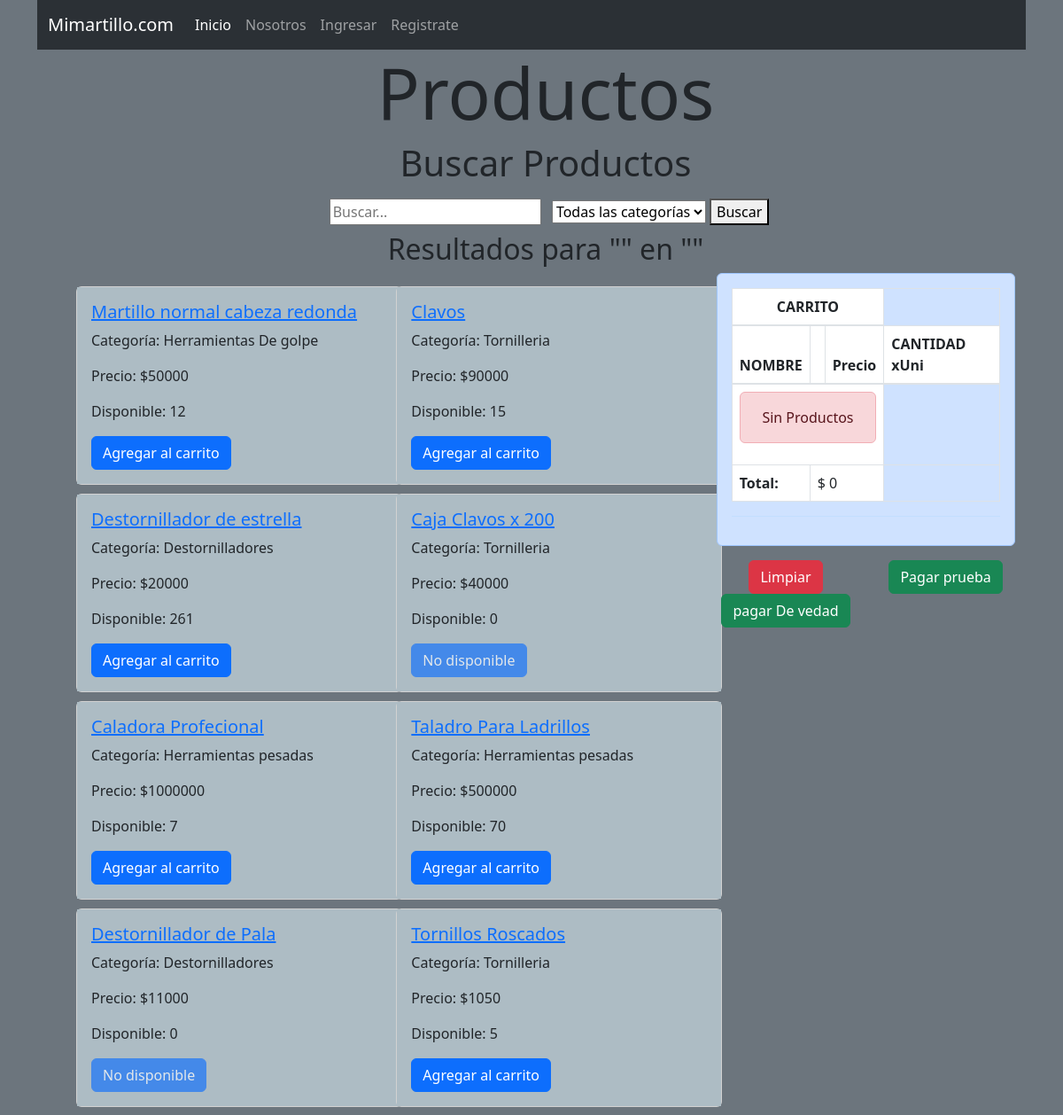
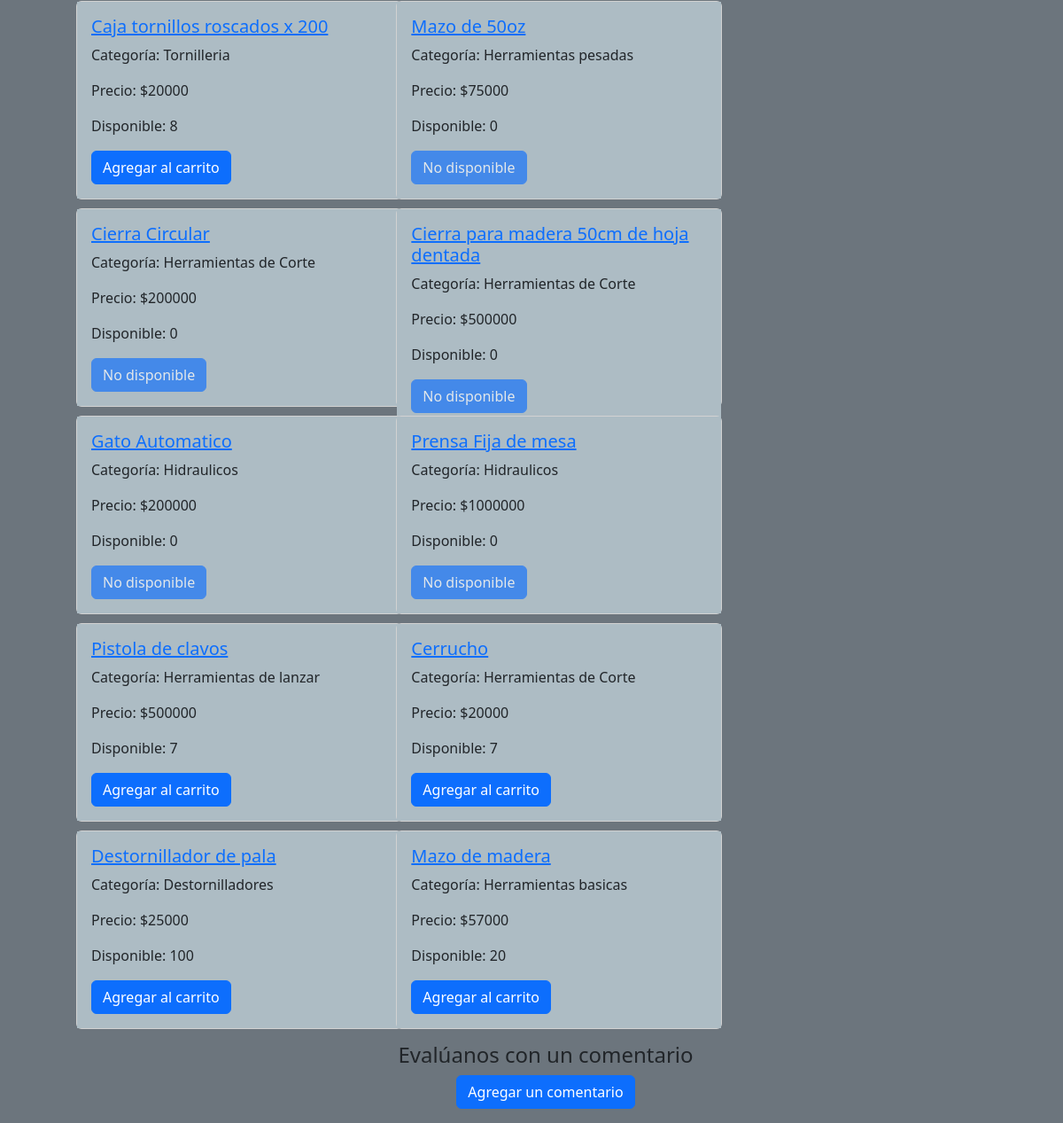
Screenshot of /CarritoApp/ with the database file from the repository (2 pictures, top to bottom).
### CarritoApp/models.py (models this page shows, shortened)
class Producto(models.Model):
    id = models.AutoField(primary_key=True)
    nombre = models.CharField(max_length=64)
    categoria = models.CharField(max_length=32)
    precio = models.IntegerField()
    cantidad = models.IntegerField(default=0)  # campo de la cantidad de productos
    descripcion = models.CharField(max_length=200, null=True)
    link_img = models.CharField(max_length=200, null=True)
    activo = models.BooleanField(default=True)  # Nuevo campo de activación

### CarritoApp/views.py (the view)
# urls.py: path('',tienda,name='Tienda'),
def tienda(request):
    productos = Producto.objects.all()
    return render(request, "tienda.html", {'productos':productos})

### CarritoApp/context_processor.py (called while the page is built)
def total_carrito(request):
    total = 0
    if request.user.is_authenticated:
        if "carrito" in request.session.keys():
            for key, value in request.session["carrito"].items():
                total += int(value["acumulado"])
    return {"total_carrito": total}

### CarritoApp/templates/tienda.html (shortened to what this page needs)
{% extends 'base.html' %}
{% load static %}
{% block content %}
<html lang="es">
<head>
    <link href="{% static 'bootstrap/css/bootstrap.min.css' %}" rel="stylesheet">
    <link rel="stylesheet" type="text/css" href="{% static 'css/EstilosTienda.css' %}">
</head>
<body>
    <div class="container">
        <div class="row">
            <div class="col-12 align-self-center"><h2 class="display-1"><center>Productos</center></h2></div>
            <center> {% include 'buscador.html' %} </center>
        </div>
        <div class="row">
            <div class="col-8">
                <div class="row" style="padding: 10px 0;">
                    <div class="col-12">
                        <div class="row">
                            {% for producto in productos %}
                            {% if producto.activo %}
                            <div class="col-6">
                                <div class="card" style="height: 14rem; width: 23rem; margin: 5px 0px;" id="card-{{ producto.id }}">
                                    <div class="card-body">
                                        <h5><a href="{% url 'descripcion_productos' producto.id %}">{{ producto.nombre }}</a></h5>
                                        <p class="card-text">Categoría: {{ producto.categoria }}</p>
                                        <p class="card-text">Precio: ${{ producto.precio }}</p>
                                        <p class="card-text">Disponible: {{ producto.cantidad }}</p>
                                        {% if producto.cantidad > 0 %}
                                            <a href="{% url 'Add' producto.id %}" class="btn btn-primary">Agregar al carrito</a>
                                        {% else %}
                                            <button class="btn btn-primary" disabled>No disponible</button>
                                        {% endif %}
                                    </div>
                                </div>
                            </div>
                            {% endif %}
                            {% endfor %}
                        </div>
                    </div>
                </div>
            </div>
            <div class="col-4">
                {% include "carrito.html" %}
            </div>
        </div>
    </div>
    <center>
        <div>
        <h4>Evalúanos con un comentario</h4>
        <a href="{% url 'comentarios' %}">
            <center><button type="submit" class="btn btn-primary">Agregar un comentario</button></center>
        </a>
        </div>
    </center>
</body>
</html>
{% endblock %}

### static/css/estilos.css (style rules this page uses)
.card { background-color: rgb(173, 188, 196); }

### static/css/EstilosTienda.css (style rules this page uses)
.card { background-color: rgb(173, 188, 196); }
.card-body { background-color: rgb(173, 188, 196); }

### rows the page displays
Producto: {{ producto.id }} 1 (drawn), nombre "Martillo normal cabeza redonda", categoria "Herramientas De golpe", precio "50000", cantidad "12", shows "Agregar al carrito"
Producto: {{ producto.id }} 2 (drawn), nombre "Clavos", categoria "Tornilleria", precio "90000", cantidad "15", shows "Agregar al carrito"
Producto: nombre "Destornillador de estrella", categoria "Destornilladores", precio "20000", cantidad "261", shows "Agregar al carrito"
Producto: nombre "Caja Clavos x 200", categoria "Tornilleria", precio "40000", cantidad "0", shows "No disponible"
Producto: nombre "Caladora Profecional", categoria "Herramientas pesadas", precio "1000000", cantidad "7", shows "Agregar al carrito"
Producto: nombre "Taladro Para Ladrillos", categoria "Herramientas pesadas", precio "500000", cantidad "70", shows "Agregar al carrito"
Producto: nombre "Destornillador de Pala", categoria "Destornilladores", precio "11000", cantidad "0", shows "No disponible"
Producto: nombre "Tornillos Roscados", categoria "Tornilleria", precio "1050", cantidad "5", shows "Agregar al carrito"
Producto: nombre "Caja tornillos roscados x 200", categoria "Tornilleria", precio "20000", cantidad "8", shows "Agregar al carrito"
Producto: nombre "Mazo de 50oz", categoria "Herramientas pesadas", precio "75000", cantidad "0", shows "No disponible"
Producto: nombre "Cierra Circular", categoria "Herramientas de Corte", precio "200000", cantidad "0", shows "No disponible"
Producto: nombre "Cierra para madera 50cm de hoja dentada", categoria "Herramientas de Corte", precio "500000", cantidad "0", shows "No disponible"
Producto: nombre "Gato Automatico", categoria "Hidraulicos", precio "200000", cantidad "0", shows "No disponible"
Producto: {{ producto.id }} 14 (drawn), nombre "Prensa Fija de mesa", categoria "Hidraulicos", precio "1000000", cantidad "0", shows "No disponible"
Producto: nombre "Pistola de clavos", categoria "Herramientas de lanzar", precio "500000", cantidad "7", shows "Agregar al carrito"
Producto: nombre "Cerrucho", categoria "Herramientas de Corte", precio "20000", cantidad "7", shows "Agregar al carrito"
Producto: nombre "Destornillador de pala", categoria "Destornilladores", precio "25000", cantidad "100", shows "Agregar al carrito"
Producto: nombre "Mazo de madera", categoria "Herramientas basicas", precio "57000", cantidad "20", shows "Agregar al carrito"

### other values shown
{{ total_carrito }} "0"
